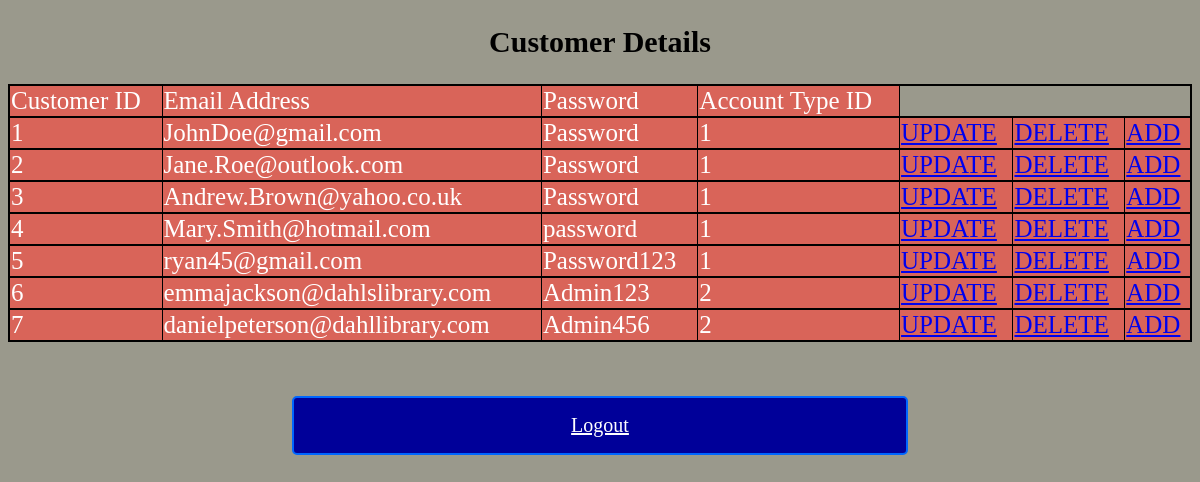
The app's page /adminpage.php with its own data.
### tables this page shows
CREATE TABLE IF NOT EXISTS `account_management` (
  `Customer_id` int(4) NOT NULL AUTO_INCREMENT,
  `email_address` varchar(30) NOT NULL,
  `Login_Password` varchar(30) NOT NULL,
  `Account_Type_ID` int(1) DEFAULT NULL,
  PRIMARY KEY (`Customer_id`),
  KEY `Account_Type_ID` (`Account_Type_ID`)
);

### adminpage.php (the view, shortened to what this page needs)
<!DOCTYPE html>
<html>
<head>
  <link rel="stylesheet" type="text/css"
                href="adminpage.css">
</head>
<body>
<h2>Customer Details</h2>
<table border="2">
  <tr>
    <td>Customer ID</td>
    <td>Email Address</td>
    <td>Password</td>
    <td>Account Type ID</td>
  </tr>
<?php
include "db_connect_admin.php";
$records = mysqli_query($conn,"SELECT * FROM account_management");
while($data = mysqli_fetch_array($records))
{
?>
  <tr>
    <td><?php echo $data['Customer_id']; ?></td>
    <td><?php echo $data['email_address']; ?></td>
    <td><?php echo $data['Login_Password']; ?></td>
    <td><?php echo $data['Account_Type_ID']; ?></td>
    <td><a href="update.php?id=<?php echo $data['Customer_id']; ?>">UPDATE</a></td>
    <td><a href="delete.php?id=<?php echo $data['Customer_id']; ?>">DELETE</a></td>
    <td><a href="add.php">ADD</a></td>
  </tr>
<?php
}
?>
</table>
<br><br><br><a class="button" href="logout.php">Logout</a>
</body>
</html>

### adminpage.css (style rules this page uses)
body { background-color: #9a998c; }
table { border-collapse: collapse; width: 100%; color: #d96459; font-family: Cambria, "Hoefler Text", "Liberation Serif", Times, "Times New Roman", serif; font-size: 25px; text-align: left; }
td { background-color: #d96459; color: white; }
tr { background-color: #f2f2f2; border: 2px solid black; }
h2 { text-align: center; font-size: 30px; }
.button { width:50%; display: block; background-color:#009; color:#fff; border:2px solid #06F; padding:10px; font-size:20px; cursor:pointer; border-radius:5px; margin: 0 auto; text-align: center; line-height: 35px; }

### records on screen
account_management: Customer_id "1", email_address "JohnDoe@gmail.com", Login_Password "Password", Account_Type_ID "1"
account_management: Customer_id "2", email_address "Jane.Roe@outlook.com", Login_Password "Password", Account_Type_ID "1"
account_management: Customer_id "3", email_address "Andrew.Brown@yahoo.co.uk", Login_Password "Password", Account_Type_ID "1"
account_management: Customer_id "4", email_address "Mary.Smith@hotmail.com", Login_Password "password", Account_Type_ID "1"
account_management: Customer_id "5", email_address "ryan45@gmail.com", Login_Password "Password123", Account_Type_ID "1"
account_management: Customer_id "6", email_address "emmajackson@dahlslibrary.com", Login_Password "Admin123", Account_Type_ID "2"
account_management: Customer_id "7", email_address "danielpeterson@dahllibrary.com", Login_Password "Admin456", Account_Type_ID "2"
